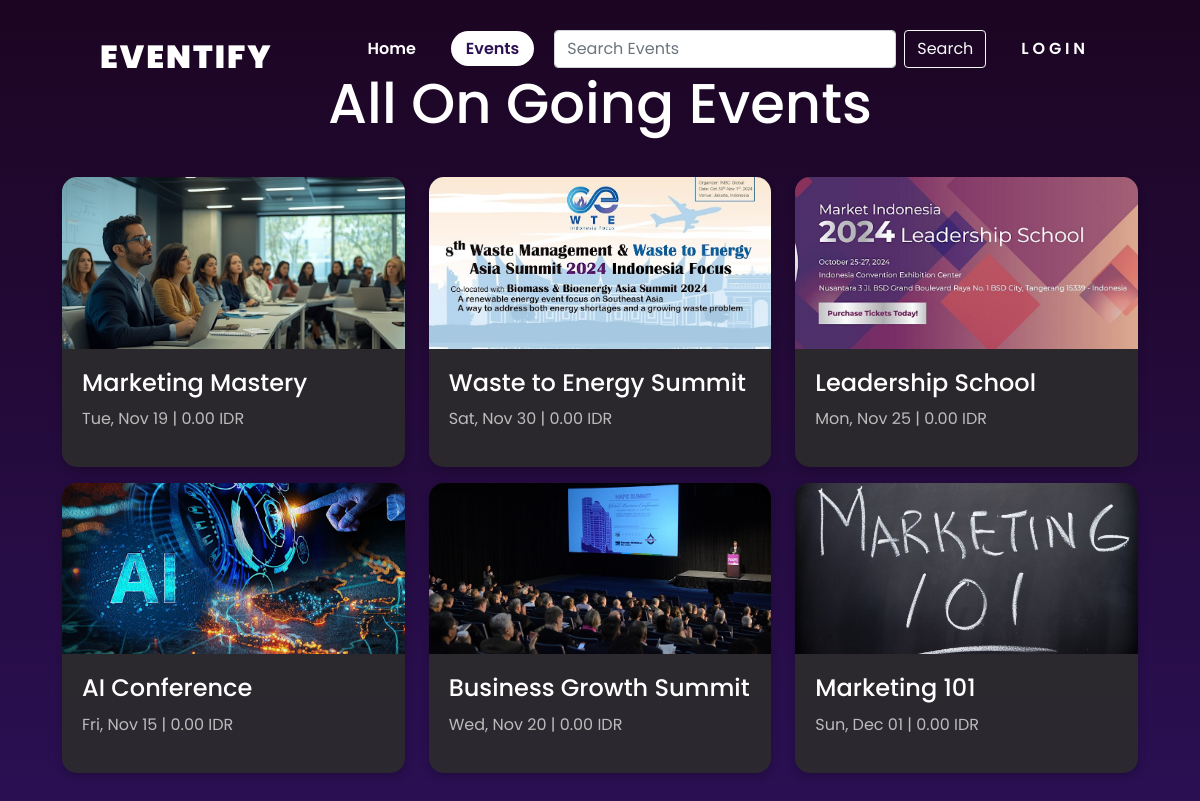
Screenshot of /events.php with the database file from the repository.
### tables this page shows
CREATE TABLE `events` (
  `id` int(11) NOT NULL,
  `title` varchar(255) NOT NULL,
  `description` text DEFAULT NULL,
  `date` date DEFAULT NULL,
  `time` time DEFAULT NULL,
  `location` varchar(255) DEFAULT NULL,
  `price` decimal(10,2) DEFAULT NULL,
  `image` varchar(255) DEFAULT NULL,
  `max_participants` int(11) NOT NULL,
  `current_participants` int(11) DEFAULT 0,
  `status` varchar(50) NOT NULL DEFAULT 'Open',
  `total_tickets` int(11) DEFAULT NULL
);

### events.php (the view, shortened to what this page needs)
<!DOCTYPE html>
<html lang="en">
<head>
    <link href="https://cdn.jsdelivr.net/npm/bootstrap@5.1.3/dist/css/bootstrap.min.css" rel="stylesheet">
</head>
<body>
    <header>
        <a href="index.php" class="logo">EVENTIFY</a>
        <ul>
            <li><a href="index.php">Home</a></li>
            <li><a href="events.php" class="active">Events</a></li>
            <form class="d-flex" action="search.php" method="GET" style="margin-left: 20px;">
                <input class="form-control me-2" type="search" name="query" placeholder="Search Events" aria-label="Search">
                <button class="btn btn-outline-light" type="submit">Search</button>
            </form>
            <li><a href="login.php" class="login-btn">L O G I N</a></li>
        </ul>
    </header>
    <div class="sec" id="sec">
        <h2>All On Going Events</h2>
        <div class="container">
            <div class="row">
                <?php
                include 'database.php';
                $sql = "SELECT * FROM events";
                $result = $conn->query($sql);
                if ($result->num_rows > 0) {
                    while($row = $result->fetch_assoc()) {
                        echo '<div class="col-md-4">';
                        echo '<div class="event-card" onclick="showRegisterAlert()">';
                        echo '<img src="' . $row["image"] . '" class="d-block w-100" alt="' . $row["title"] . '">';
                        echo '<div class="event-info">';
                        echo '<h3>' . $row["title"] . '</h3>';
                        echo '<p>' . date('D, M d', strtotime($row["date"])) . ' | ' . number_format($row["price"], 2) . ' IDR</p>';
                        echo '</div>';
                        echo '</div>';
                        echo '</div>';
                    }
                } else {
                    echo '<p>No events found</p>';
                }
                ?>
            </div>
        </div>
    </div>
</body>
</html>

### events.php (style rules this page uses)
* { margin: 0; padding: 0; box-sizing: border-box; font-family: 'Poppins', sans-serif; scroll-behavior: smooth; }
body { min-height: 100vh; overflow-x: hidden; background: linear-gradient(#2b1055, #7598de); }
header { position: absolute; top: 0; left: 0; width: 100%; padding: 30px 100px; display: flex; justify-content: space-between; align-items: center; z-index: 10000; }
header .logo { color: #fff; font-weight: 900 !important; text-decoration: none; font-size: 2em; text-transform: uppercase; letter-spacing: 2px; }
header ul { display: flex; justify-content: center; align-items: center; }
header ul li { list-style: none; margin-left: 20px; }
header ul li a { text-decoration: none; padding: 6px 15px; color: #fff; border-radius: 20px; font-weight: 600 !important; }
header ul li a:hover, header ul li a.active { background: #fff; color: #2b1055; }
.sec { position: relative; padding: 50px 50px; background: linear-gradient(to bottom, #1c0522, #2b1055); }
.sec h2 { font-size: 3.5em; margin-bottom: 40px; margin-top: 20px; color: #fff; text-align: center; }
.event-card { background-color: rgba(44, 44, 44, 0.9); border-radius: 15px; overflow: hidden; box-shadow: 0 4px 8px rgba(0, 0, 0, 0.2); transition: all 0.3s ease-in-out; margin-bottom: 15.5px; cursor: pointer; }
.event-card img { width: 100%; height: auto; }
.event-card .event-info { padding: 20px; text-align: left; }
.event-card .event-info h3 { font-size: 1.5em; color: #fff; margin-bottom: 10px; }
.event-card .event-info p { color: #bbb; font-size: 1em; }

### rows the page displays
events: image (picture), title "Marketing Mastery", date "Tue, Nov 19", price "0.00"
events: image (picture), title "Waste to Energy Summit", date "Sat, Nov 30", price "0.00"
events: image (picture), title "Leadership School", date "Mon, Nov 25", price "0.00"
events: image (picture), title "AI Conference", date "Fri, Nov 15", price "0.00"
events: image (picture), title "Business Growth Summit", date "Wed, Nov 20", price "0.00"
events: image (picture), title "Marketing 101", date "Sun, Dec 01", price "0.00"
